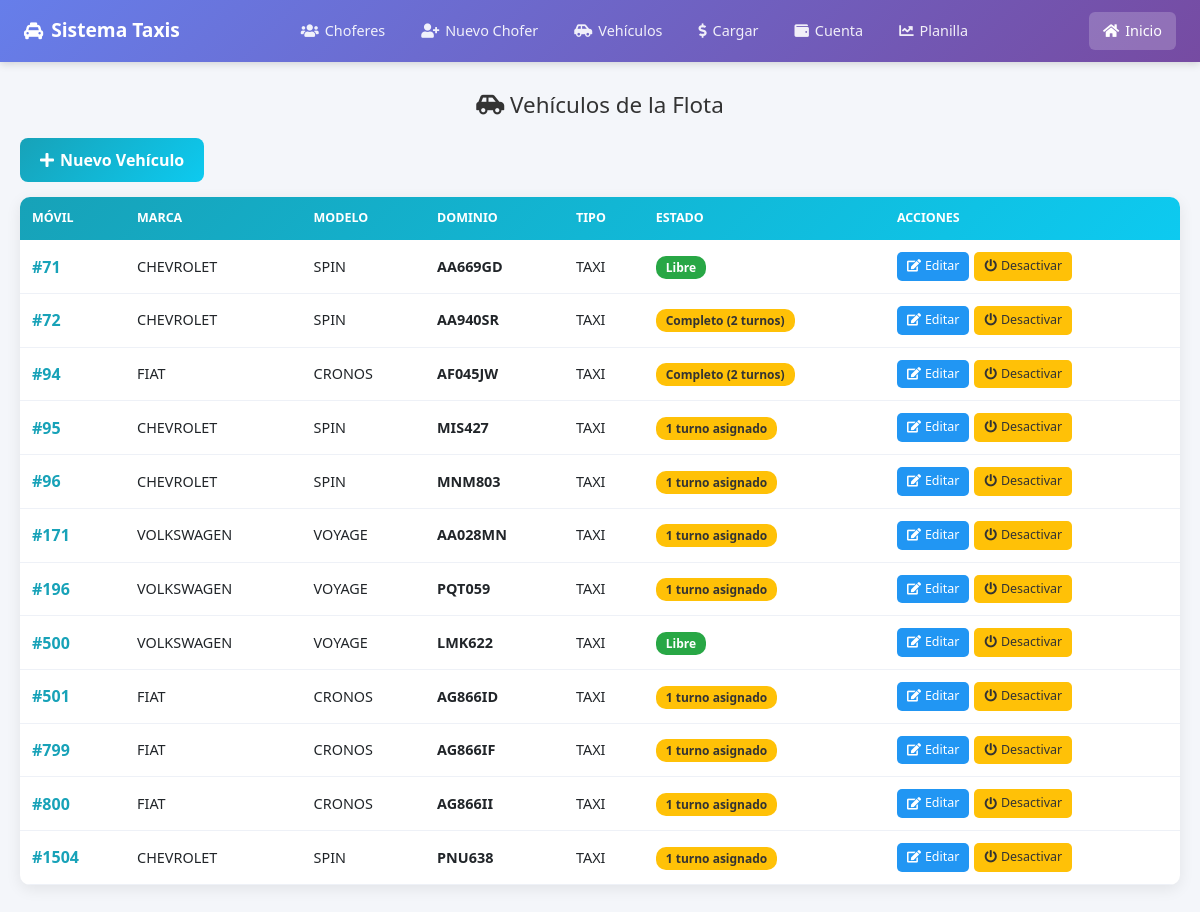
The page /php/vehiculo_lista.php on the database its author committed.
### tables this page shows
CREATE TABLE `vehiculos` (
  `id` int(11) NOT NULL AUTO_INCREMENT,
  `movil` int(11) NOT NULL,
  `marca` varchar(20) NOT NULL,
  `modelo` varchar(20) NOT NULL,
  `dominio` varchar(10) NOT NULL,
  `tipo` varchar(10) NOT NULL DEFAULT 'TAXI',
  `activo` tinyint(1) NOT NULL DEFAULT 1,
  PRIMARY KEY (`id`),
  UNIQUE KEY `movil_unico` (`movil`)
);

### php/vehiculo_lista.php (the view, shortened to what this page needs)
<?php
$con = conexion();
$con->set_charset("utf8mb4");
$sql = "SELECT v.*,
            (SELECT COUNT(*) FROM asignaciones_auto a WHERE a.vehiculo_id = v.id AND a.activa = 1) AS asignados
        FROM vehiculos v
        ORDER BY v.movil ASC";
$result = $con->query($sql);
?>
<!doctype html>
<html lang="es">
<head>
    <link rel="stylesheet" href="../css/bootstrap.min.css">
    <link rel="stylesheet" href="../css/all.min.css">
</head>
<body>
    <?php include "menu.php"; ?>
    <div class="page-wrapper">
        <h1 class="page-title"><i class="fas fa-car-side"></i> Vehículos de la Flota</h1>
        <a href="vehiculo_nuevo.php" class="btn-nuevo"><i class="fas fa-plus"></i> Nuevo Vehículo</a>
        <table>
            <thead>
                <tr>
                    <th>Móvil</th>
                    <th>Marca</th>
                    <th>Modelo</th>
                    <th>Dominio</th>
                    <th>Tipo</th>
                    <th>Estado</th>
                    <th>Acciones</th>
                </tr>
            </thead>
            <tbody>
                <?php while ($v = $result->fetch_assoc()): ?>
                    <tr>
                        <td><span class="movil-numero">#<?php echo htmlspecialchars($v['movil']); ?></span></td>
                        <td><?php echo htmlspecialchars($v['marca']); ?></td>
                        <td><?php echo htmlspecialchars($v['modelo']); ?></td>
                        <td><strong><?php echo htmlspecialchars($v['dominio']); ?></strong></td>
                        <td><?php echo htmlspecialchars($v['tipo']); ?></td>
                        <td>
                            <?php if (!$v['activo']): ?>
                                <span class="badge-inactivo">Inactivo</span>
                            <?php elseif ($v['asignados'] >= 2): ?>
                                <span class="badge-asignado">Completo (2 turnos)</span>
                            <?php elseif ($v['asignados'] == 1): ?>
                                <span class="badge-asignado">1 turno asignado</span>
                            <?php else: ?>
                                <span class="badge-libre">Libre</span>
                            <?php endif; ?>
                        </td>
                        <td>
                            <div class="acciones-cell">
                                <button class="btn-accion btn-editar" onclick="editarVehiculo(<?php echo $v['id']; ?>)">
                                    <i class="fas fa-edit"></i> Editar
                                </button>
                                <?php if ($v['activo']): ?>
                                    <button class="btn-accion btn-toggle" onclick="toggleVehiculo(<?php echo $v['id']; ?>, 1, '<?php echo htmlspecialchars($v['movil']); ?>')">
                                        <i class="fas fa-power-off"></i> Desactivar
                                    </button>
                                <?php else: ?>
                                    <button class="btn-accion btn-toggle activar" onclick="toggleVehiculo(<?php echo $v['id']; ?>, 0, '<?php echo htmlspecialchars($v['movil']); ?>')">
                                        <i class="fas fa-check"></i> Activar
                                    </button>
                                <?php endif; ?>
                            </div>
                        </td>
                    </tr>
                <?php endwhile; ?>
            </tbody>
        </table>
    </div>
</body>
</html>

### php/vehiculo_lista.php (style rules this page uses)
body { background: #f4f6fa; font-family: 'Segoe UI', Arial, sans-serif; }
.page-wrapper { max-width: 1200px; margin: 30px auto; padding: 0 20px; }
.page-title { text-align: center; margin: 15px 0 20px; font-size: 1.4rem; color: #333; }
.btn-nuevo { background: linear-gradient(135deg, #17a2b8, #0dcaf0); color: white; padding: 10px 20px; border-radius: 8px; text-decoration: none; font-weight: 600; display: inline-flex; align-items: center; gap: 6px; margin-bottom: 15px; }
table { width: 100%; border-collapse: collapse; background: white; border-radius: 10px; overflow: hidden; box-shadow: 0 4px 15px rgba(0, 0, 0, 0.08); font-size: 0.9rem; }
thead { background: linear-gradient(135deg, #17a2b8, #0dcaf0); color: white; }
th { padding: 12px; text-align: left; font-weight: 600; font-size: 0.78rem; text-transform: uppercase; }
td { padding: 12px; border-bottom: 1px solid #eef1f7; vertical-align: middle; }
.movil-numero { font-weight: 700; color: #17a2b8; font-size: 1rem; }
.badge-asignado { background: #ffc107; color: #333; padding: 3px 10px; border-radius: 10px; font-size: 0.75rem; font-weight: 600; }
.badge-libre { background: #28a745; color: white; padding: 3px 10px; border-radius: 10px; font-size: 0.75rem; font-weight: 600; }
.acciones-cell { display: flex; gap: 5px; }
.btn-accion { padding: 5px 10px; border-radius: 5px; border: none; cursor: pointer; color: white; font-size: 0.78rem; font-weight: 500; display: inline-flex; align-items: center; gap: 4px; text-decoration: none; }
.btn-editar { background-color: #2196F3; }
.btn-toggle { background-color: #ffc107; color: #333; }

### rows shown on the page
vehiculos: movil "71", marca "CHEVROLET", modelo "SPIN", dominio "AA669GD", tipo "TAXI", activo "Libre"
vehiculos: movil "72", marca "CHEVROLET", modelo "SPIN", dominio "AA940SR", tipo "TAXI", activo "Completo (2 turnos)"
vehiculos: movil "94", marca "FIAT", modelo "CRONOS", dominio "AF045JW", tipo "TAXI", activo "Completo (2 turnos)"
vehiculos: movil "95", marca "CHEVROLET", modelo "SPIN", dominio "MIS427", tipo "TAXI", activo "1 turno asignado"
vehiculos: movil "96", marca "CHEVROLET", modelo "SPIN", dominio "MNM803", tipo "TAXI", activo "1 turno asignado"
vehiculos: movil "171", marca "VOLKSWAGEN", modelo "VOYAGE", dominio "AA028MN", tipo "TAXI", activo "1 turno asignado"
vehiculos: movil "196", marca "VOLKSWAGEN", modelo "VOYAGE", dominio "PQT059", tipo "TAXI", activo "1 turno asignado"
vehiculos: movil "500", marca "VOLKSWAGEN", modelo "VOYAGE", dominio "LMK622", tipo "TAXI", activo "Libre"
vehiculos: movil "501", marca "FIAT", modelo "CRONOS", dominio "AG866ID", tipo "TAXI", activo "1 turno asignado"
vehiculos: movil "799", marca "FIAT", modelo "CRONOS", dominio "AG866IF", tipo "TAXI", activo "1 turno asignado"
vehiculos: movil "800", marca "FIAT", modelo "CRONOS", dominio "AG866II", tipo "TAXI", activo "1 turno asignado"
vehiculos: movil "1504", marca "CHEVROLET", modelo "SPIN", dominio "PNU638", tipo "TAXI", activo "1 turno asignado"
